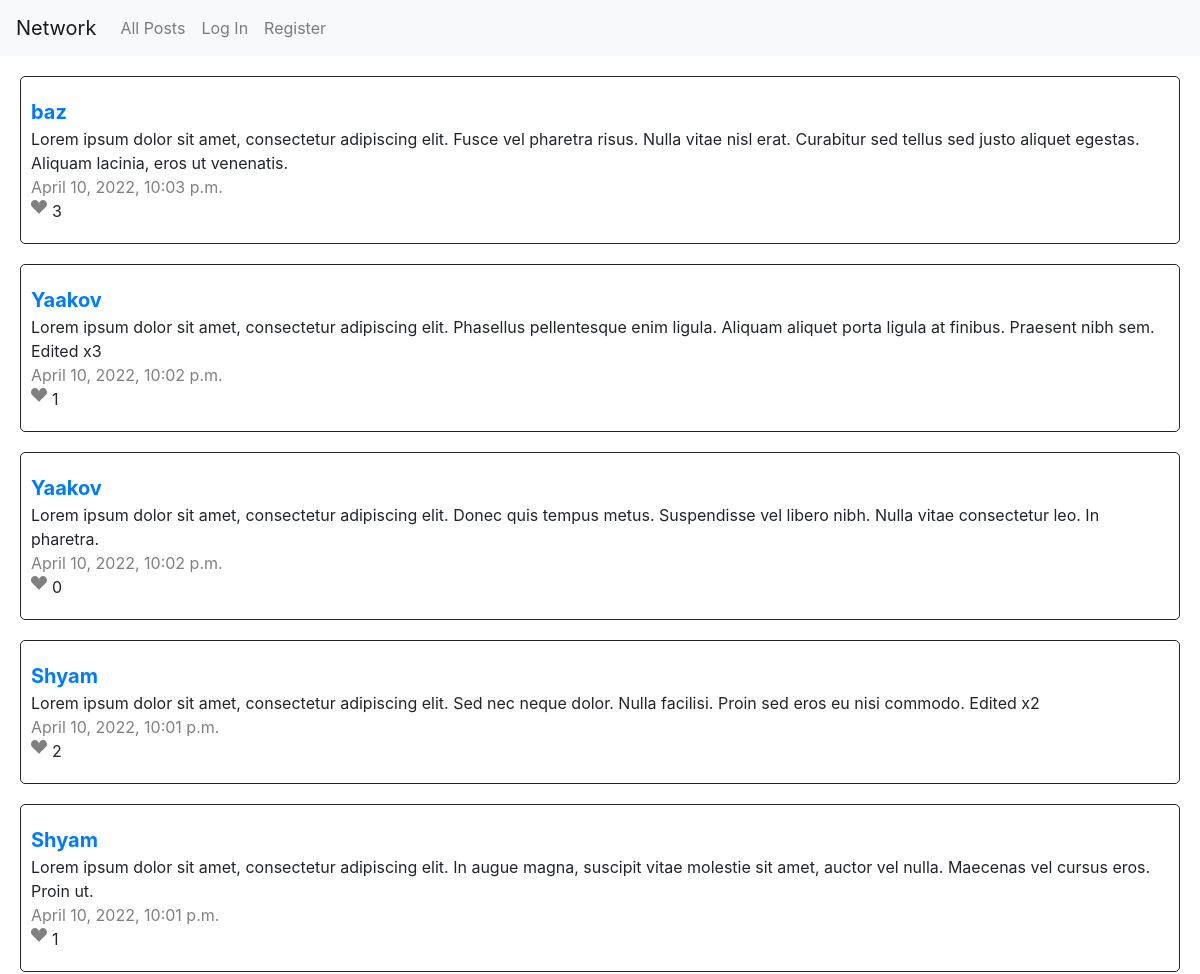
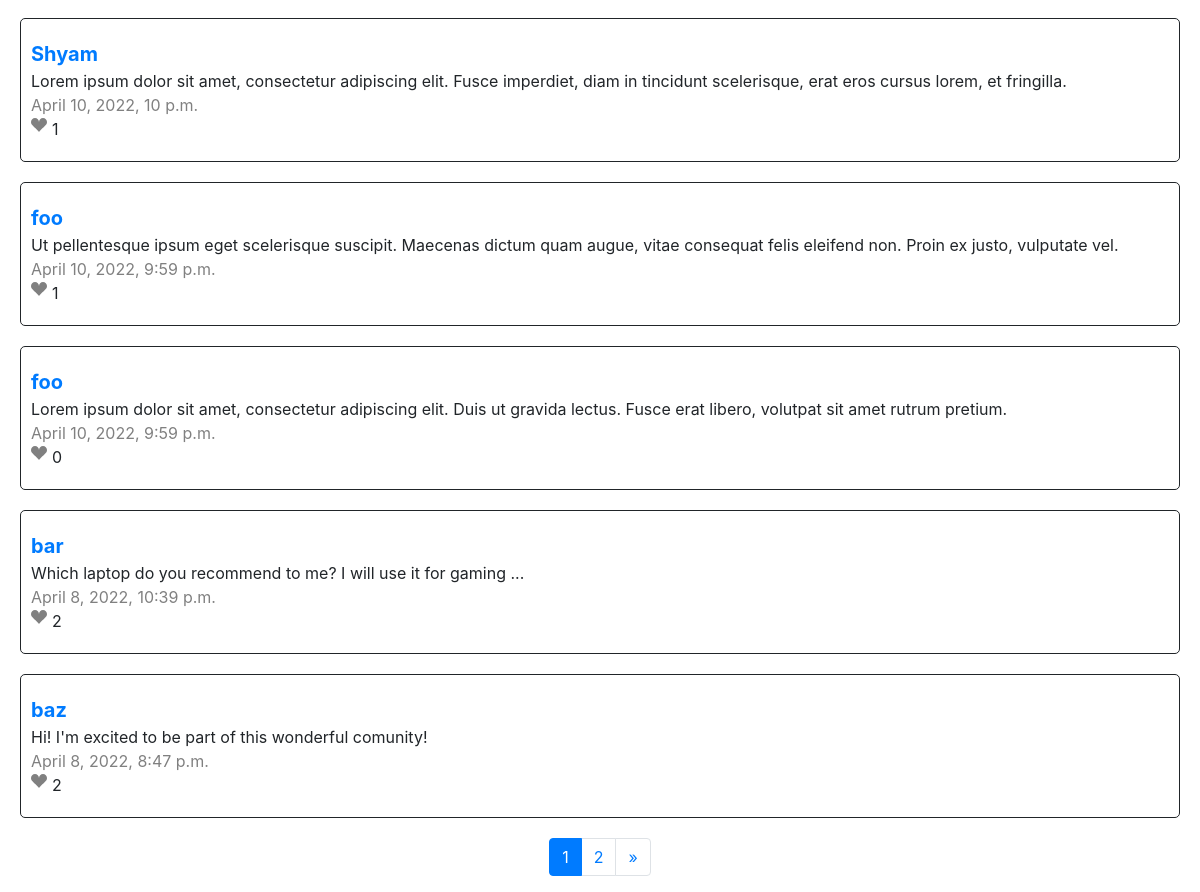
The page / on the database its author committed (2 pictures, top to bottom).
### network/models.py (models this page shows, shortened)
class Post(models.Model):
    author = models.ForeignKey(User, on_delete=models.CASCADE, related_name="posts")
    content = models.TextField()
    timestamp = models.DateTimeField()
    likes = models.ManyToManyField(User, blank=True, related_name="liked_posts")
    def get_like_url(self):
        return reverse("network:like_toogle", kwargs={'post_id': self.pk})

class User(AbstractUser):
    following = models.ManyToManyField("self", symmetrical=False, blank=True, related_name="followers")

### network/views.py (the view, shortened to what this page needs)
# urls.py: path("", views.index, name="index"),
def index(request):
    posts_all = Post.objects.all().order_by("-timestamp")
    paginator = Paginator(posts_all, 10) # Shows 10 posts per page
    page_number = request.GET.get("page")
    page_obj = paginator.get_page(page_number)
    return render(request, "network/index.html", {
        'posts': page_obj,
        'post_form': PostForm()
    })

### network/templates/network/index.html (shortened to what this page needs)
{% extends "network/layout.html" %}
{% load static %}
{% block body %}
    {% for post in posts %}
    <div>
      <div class= "post" id="{{ post.pk }}">
        <a href="{% url 'network:profile' post.author.pk %}">
          <b class="post-author">{{ post.author.username }}</b>
        </a>
        <div class="post-content" id="content-{{ post.pk }}">{{ post.content }}</div>
        <div class="post-timestamp">{{ post.timestamp }}</div>
        <div class="likes-container">
          {% if user.is_authenticated %}
            {% if user in post.likes.all %}
              <svg class="post-like-button" data-href="{{ post.get_like_url }}" xmlns="http://www.w3.org/2000/svg" width="16" height="16" fill="red" class="bi bi-suit-heart-fill" viewBox="0 0 16 16">
                <path d="M4 1c2.21 0 4 1.755 4 3.92C8 2.755 9.79 1 12 1s4 1.755 4 3.92c0 3.263-3.234 4.414-7.608 9.608a.513.513 0 0 1-.784 0C3.234 9.334 0 8.183 0 4.92 0 2.755 1.79 1 4 1z"/>
              </svg>
            {% else %}
              <svg class="post-like-button" data-href="{{ post.get_like_url }}" xmlns="http://www.w3.org/2000/svg" width="16" height="16" fill="grey" class="bi bi-suit-heart-fill" viewBox="0 0 16 16">
                <path d="M4 1c2.21 0 4 1.755 4 3.92C8 2.755 9.79 1 12 1s4 1.755 4 3.92c0 3.263-3.234 4.414-7.608 9.608a.513.513 0 0 1-.784 0C3.234 9.334 0 8.183 0 4.92 0 2.755 1.79 1 4 1z"/>
              </svg>
            {% endif %}
          {% else %}
            <svg class="post-like-button" data-href="{{ post.get_like_url }}" xmlns="http://www.w3.org/2000/svg" width="16" height="16" fill="grey" class="bi bi-suit-heart-fill" viewBox="0 0 16 16">
              <path d="M4 1c2.21 0 4 1.755 4 3.92C8 2.755 9.79 1 12 1s4 1.755 4 3.92c0 3.263-3.234 4.414-7.608 9.608a.513.513 0 0 1-.784 0C3.234 9.334 0 8.183 0 4.92 0 2.755 1.79 1 4 1z"/>
            </svg>
          {% endif %}
          <div class="post-likes-count" id="likes-{{ post.pk }}">{{ post.likes.count }}</div>
        </div>
      </div>
    </div>
    {% endfor %}
    <nav aria-label="Page navigation example">
      <ul class="pagination justify-content-center">
        {% for page in posts.paginator.page_range %}
          {% if page == posts.number %}
            <li class="page-item active"><a class="page-link" href="?page={{ page }}">{{ page }}</a></li>
          {% else %}
            <li class="page-item"><a class="page-link" href="?page={{ page }}">{{ page }}</a></li>
          {% endif %}
        {% endfor %}
        {% if posts.has_next %}
          <li class="page-item">
            <a class="page-link" href="?page={{ posts.next_page_number }}" aria-label="Next">
              <span aria-hidden="true">&raquo;</span>
            </a>
          </li>
        {% endif %}
      </ul>
    </nav>
{% endblock %}

### network/static/network/styles.css (style rules this page uses)
.post { margin: 20px; padding: 20px 10px; border: solid 1px; border-radius: 5px; }
.post-author { font-size: 20px; }
.post-timestamp { color: grey; }
.likes-container { display:flex; gap: 5px; }

### rows shown on the page
Post: author.username "baz", content "Lorem ipsum dolor sit amet, consectetur adipiscing elit. Fusce vel pharetra risus. Nulla vitae nisl erat. Curabitur sed tellus sed justo aliquet egestas. Aliquam lacinia, eros ut venenatis.", timestamp "April 10, 2022, 10:03 p.m.", likes.count "3"
Post: author.username "Yaakov", content "Lorem ipsum dolor sit amet, consectetur adipiscing elit. Phasellus pellentesque enim ligula. Aliquam aliquet porta ligula at finibus. Praesent nibh sem. Edited x3", timestamp "April 10, 2022, 10:02 p.m.", likes.count "1"
Post: author.username "Yaakov", content "Lorem ipsum dolor sit amet, consectetur adipiscing elit. Donec quis tempus metus. Suspendisse vel libero nibh. Nulla vitae consectetur leo. In pharetra.", timestamp "April 10, 2022, 10:02 p.m.", likes.count "0"
Post: author.username "Shyam", content "Lorem ipsum dolor sit amet, consectetur adipiscing elit. Sed nec neque dolor. Nulla facilisi. Proin sed eros eu nisi commodo. Edited x2", timestamp "April 10, 2022, 10:01 p.m.", likes.count "2"
Post: author.username "Shyam", content "Lorem ipsum dolor sit amet, consectetur adipiscing elit. In augue magna, suscipit vitae molestie sit amet, auctor vel nulla. Maecenas vel cursus eros. Proin ut.", timestamp "April 10, 2022, 10:01 p.m.", likes.count "1"
Post: author.username "Shyam", content "Lorem ipsum dolor sit amet, consectetur adipiscing elit. Fusce imperdiet, diam in tincidunt scelerisque, erat eros cursus lorem, et fringilla.", timestamp "April 10, 2022, 10 p.m.", likes.count "1"
Post: author.username "foo", content "Ut pellentesque ipsum eget scelerisque suscipit. Maecenas dictum quam augue, vitae consequat felis eleifend non. Proin ex justo, vulputate vel.", timestamp "April 10, 2022, 9:59 p.m.", likes.count "1"
Post: author.username "foo", content "Lorem ipsum dolor sit amet, consectetur adipiscing elit. Duis ut gravida lectus. Fusce erat libero, volutpat sit amet rutrum pretium.", timestamp "April 10, 2022, 9:59 p.m.", likes.count "0"
Post: author.username "bar", content "Which laptop do you recommend to me? I will use it for gaming ...", timestamp "April 8, 2022, 10:39 p.m.", likes.count "2"
Post: author.username "baz", content "Hi! I'm excited to be part of this wonderful comunity!", timestamp "April 8, 2022, 8:47 p.m.", likes.count "2"

### other values the page prints
{{ page }} "1"
{{ page }} "2"
